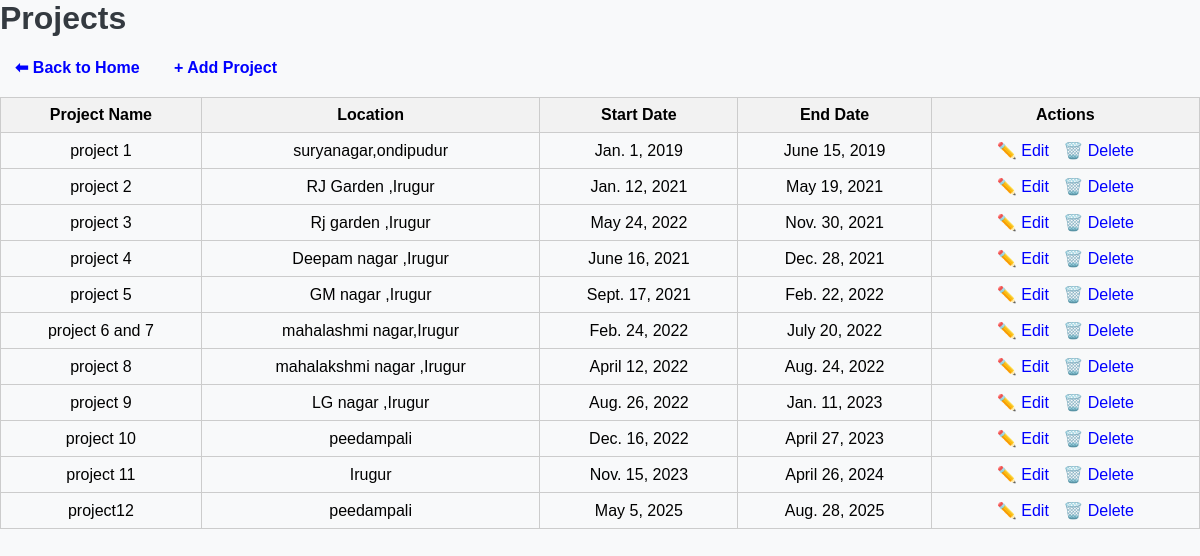
/projects/, run on the app's committed database.
### records/models.py (models this page shows, shortened)
class Project(models.Model):
    project_id = models.AutoField(primary_key=True)
    project_name = models.CharField(max_length=200)
    location = models.CharField(max_length=200)
    start_date = models.DateField(null=True, blank=True)
    end_date = models.DateField(null=True, blank=True)
    budget = models.IntegerField(null=True, blank=True)
    STATUS_CHOICES = [
        ('Ongoing', 'Ongoing'),
        ('Completed', 'Completed'),
        ('Sold', 'Sold'),
    ]
    status = models.CharField(max_length=20, choices=STATUS_CHOICES, null=True, blank=True)
    image = models.ImageField(upload_to='project_images/', null=True, blank=True)

### records/views.py (the view)
# urls.py: path('projects/', views.ProjectListView.as_view(), name='project_list'),
class ProjectListView(ListView):
    model = Project
    template_name = "records/project_list.html"
    context_object_name = "projects"

### records/templates/records/project_list.html (shortened to what this page needs)
{% load static %}
<link rel="stylesheet" href="{% static 'css/style.css' %}">
<!DOCTYPE html>
<html>
<head>
</head>
<body>
    <h1>Projects</h1>
    <a href="{% url 'home' %}" class="btn btn-secondary mb-3">⬅ Back to Home</a>
    <a href="{% url 'project_create' %}" class="btn btn-primary mb-3">+ Add Project</a>
    <table>
        <thead>
            <tr>
                <th>Project Name</th>
                <th>Location</th>
                <th>Start Date</th>
                <th>End Date</th>
                <th>Actions</th>
            </tr>
        </thead>
        <tbody>
            {% for project in projects %}
            <tr>
                <td>{{ project.project_name }}</td>
                <td>{{ project.location }}</td>
                <td>{{ project.start_date }}</td>
                <td>{{ project.end_date }}</td>
                <td>
                    <a href="{% url 'project_update' project.pk %}">✏️ Edit</a>
                    <a href="{% url 'project_delete' project.pk %}">🗑️ Delete</a>
                </td>
            </tr>
            {% empty %}
            <tr>
                <td colspan="5">No projects found.</td>
            </tr>
            {% endfor %}
        </tbody>
    </table>
</body>
</html>

### records/static/css/style.css (style rules this page uses)
body { font-family: Arial, sans-serif; background-color: #f8f9fa; margin: 0; padding: 0; }
h1, h2, h3 { color: #343a40; }
.btn { font-weight: bold; border-radius: 8px; padding: 10px 15px; margin: 5px 0; text-decoration: none; }
a { text-decoration: none; color: #007bff; margin-left: 10px; }

### records/templates/records/project_list.html (style rules this page uses)
table { width: 100%; border-collapse: collapse; margin-top: 20px; }
th, td { border: 1px solid #ccc; padding: 8px; text-align: center; }
th { background-color: #f2f2f2; }
a { margin: 0 5px; text-decoration: none; color: blue; }

### data on the page
Project: project_name "project 1", location "suryanagar,ondipudur", start_date "Jan. 1, 2019", end_date "June 15, 2019"
Project: project_name "project 2", location "RJ Garden ,Irugur", start_date "Jan. 12, 2021", end_date "May 19, 2021"
Project: project_name "project 3", location "Rj garden ,Irugur", start_date "May 24, 2022", end_date "Nov. 30, 2021"
Project: project_name "project 4", location "Deepam nagar ,Irugur", start_date "June 16, 2021", end_date "Dec. 28, 2021"
Project: project_name "project 5", location "GM nagar ,Irugur", start_date "Sept. 17, 2021", end_date "Feb. 22, 2022"
Project: project_name "project 6 and 7", location "mahalashmi nagar,Irugur", start_date "Feb. 24, 2022", end_date "July 20, 2022"
Project: project_name "project 8", location "mahalakshmi nagar ,Irugur", start_date "April 12, 2022", end_date "Aug. 24, 2022"
Project: project_name "project 9", location "LG nagar ,Irugur", start_date "Aug. 26, 2022", end_date "Jan. 11, 2023"
Project: project_name "project 10", location "peedampali", start_date "Dec. 16, 2022", end_date "April 27, 2023"
Project: project_name "project 11", location "Irugur", start_date "Nov. 15, 2023", end_date "April 26, 2024"
Project: project_name "project12", location "peedampali", start_date "May 5, 2025", end_date "Aug. 28, 2025"
